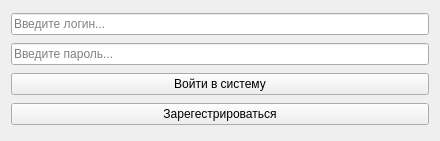
<?xml version="1.0" encoding="UTF-8"?>
<ui version="4.0">
 <class>autorisation</class>
 <widget class="QWidget" name="autorisation">
  <property name="geometry">
   <rect>
    <x>0</x>
    <y>0</y>
    <width>440</width>
    <height>141</height>
   </rect>
  </property>
  <property name="sizePolicy">
   <sizepolicy hsizetype="Fixed" vsizetype="Fixed">
    <horstretch>0</horstretch>
    <verstretch>0</verstretch>
   </sizepolicy>
  </property>
  <property name="minimumSize">
   <size>
    <width>440</width>
    <height>141</height>
   </size>
  </property>
  <property name="maximumSize">
   <size>
    <width>440</width>
    <height>141</height>
   </size>
  </property>
  <property name="windowTitle">
   <string>Авторизация</string>
  </property>
  <property name="windowIcon">
   <iconset>
    <normaloff>../3-PO/autorisation-main/pythonProject1/icon.jpg</normaloff>../3-PO/autorisation-main/pythonProject1/icon.jpg</iconset>
  </property>
  <property name="styleSheet">
   <string notr="true">font: 14pt &quot;Calibri&quot;;</string>
  </property>
  <layout class="QVBoxLayout" name="verticalLayout">
   <item>
    <widget class="QLineEdit" name="username_value">
     <property name="placeholderText">
      <string>Введите логин...</string>
     </property>
    </widget>
   </item>
   <item>
    <widget class="QLineEdit" name="password_value">
     <property name="echoMode">
      <enum>QLineEdit::Password</enum>
     </property>
     <property name="placeholderText">
      <string>Введите пароль...</string>
     </property>
    </widget>
   </item>
   <item>
    <widget class="QPushButton" name="login_btn">
     <property name="text">
      <string>Войти в систему</string>
     </property>
    </widget>
   </item>
   <item>
    <widget class="QPushButton" name="reg_btn">
     <property name="text">
      <string>Зарегестрироваться</string>
     </property>
    </widget>
   </item>
  </layout>
 </widget>
 <resources/>
 <connections/>
</ui>
